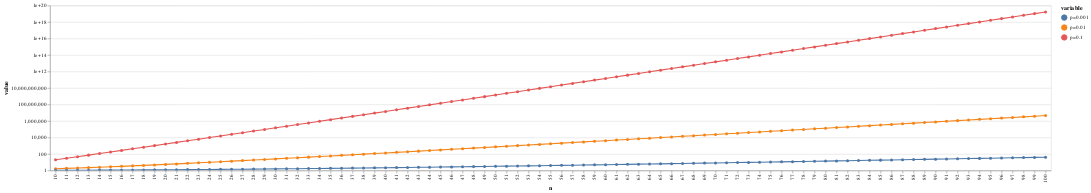

Notebook code for this chart:
### Code cell
import altair as alt


alt.Chart(res).mark_line(point=True).encode(
    x='n:O',
    y=alt.Y(
        'value:Q',
        scale=alt.Scale(type="log")  # Here the scale is applied
    ),
    color="variable:N",
    tooltip="value:Q"
).interactive()

### Figure 1 — Vega-Lite specification as saved in the notebook (floating-point values rounded to 4 significant figures; data arrays with more than 128 entries replaced by an {"elided": "..."} marker saying what was removed)
{"config": {"view": {"continuousWidth": 400, "continuousHeight": 300}}, "data": {"name": "data-15c11bb2646a43deb032cc5981a81ad8"}, "mark": {"type": "line", "point": true}, "encoding": {"color": {"field": "variable", "type": "nominal"}, "tooltip": {"field": "value", "type": "quantitative"}, "x": {"field": "n", "type": "ordinal"}, "y": {"field": "value", "scale": {"type": "log"}, "type": "quantitative"}}, "selection": {"selector004": {"type": "interval", "bind": "scales", "encodings": ["x", "y"]}}, "$schema": "https://vega.github.io/schema/vega-lite/v4.17.0.json", "datasets": {"data-15c11bb2646a43deb032cc5981a81ad8": {"elided": "273 records"}}}
